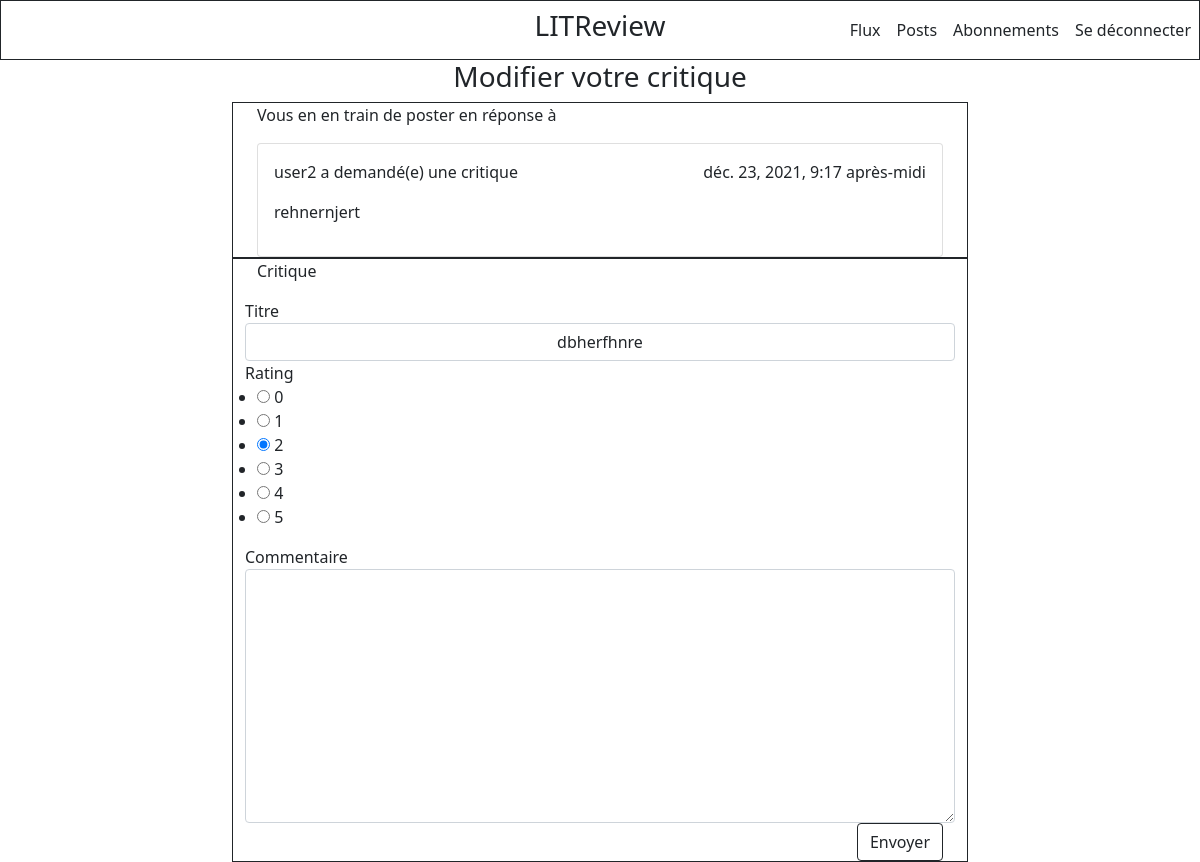
The app's page /review/14/ (signed in) with its own data.
### content/models.py (models this page shows, shortened)
class Ticket(models.Model):
    title = models.CharField(max_length=128)
    description = models.TextField(max_length=2048, blank=True)
    user = models.ForeignKey(to=settings.AUTH_USER_MODEL, on_delete=models.CASCADE)
    time_created = models.DateTimeField(auto_now_add=True)

class Review(models.Model):
    ticket = models.ForeignKey(to=Ticket, on_delete=models.CASCADE)
    rating = models.PositiveSmallIntegerField(
        choices=[(i, i) for i in range(0, 6)],
        validators=[MinValueValidator(0), MaxValueValidator(5)],
    )
    headline = models.CharField(max_length=128)
    body = models.CharField(max_length=8192, blank=True)
    user = models.ForeignKey(to=settings.AUTH_USER_MODEL, on_delete=models.CASCADE)
    time_created = models.DateTimeField(auto_now_add=True)

### accounts/models.py (models this page shows)
class User(AbstractUser):
    class Meta:
        abstract = False

### content/views.py (the view)
# urls.py: path("review/<int:review_id>/", views.review_update, name="review_update"),
@login_required
def review_update(request, review_id):
    review = Review.objects.get(id=review_id)
    ticket = Ticket.objects.get(id=review.ticket_id)
    if request.method == "POST":
        form = ReviewForm(request.POST, instance=review)
        if form.is_valid():
            form.save()
            return redirect("content:posts")
    else:
        form = ReviewForm(instance=review)
    context = {
        "ticket": ticket,
        "form": form,
    }
    return render(request, "content/review_update.html", context)

### content/forms.py
class ReviewForm(forms.ModelForm):
    headline = forms.CharField(
        label="Titre",
        widget=forms.TextInput(
            attrs={
                "class": "form-control",
            }
        ),
    )
    rating = forms.ChoiceField(
        choices=[(i, i) for i in range(0, 6)], widget=forms.RadioSelect()
    )
    body = forms.CharField(
        label="Commentaire",
        widget=forms.Textarea(
            attrs={
                "class": "form-control",
            }
        ),
        required=False,
    )
    class Meta:
        model = Review
        fields = ["headline", "rating", "body"]

### content/Templates/content/review_update.html (shortened to what this page needs)
{% extends 'base.html' %}
{% block content_box_3 %}
<div class="box_3">
     <div class="container">
         <div class="row">
             <div class="col-md-8 mx-auto">
                <form method="post", action="">
                   <h3 class="mx-auto" style="width: 400px;">
                       Modifier votre critique
                   </h3>
                    <div class="container border border-dark">
                        <p>Vous en en train de poster en réponse à</p>
                         <div class="card">
              <div class="card-body">
                <p class="card-text">{{ ticket.user }} a demandé(e) une critique <span style="float:right;">{{ ticket.time_created }}</span></p>
                <p class="card-text">{{ ticket.title }}</p>
              </div>
            </div>
                    </div>
                    <div class="container border border-dark">
                        <p>Critique</p>
                        <div class="row">
                            {{ form.headline.label }}
                            {{ form.headline }}
                            {{ form.rating.label }}
                            {{ form.rating }}
                            {{ form.body.label }}
                            {{ form.body }}
                        </div>
                        <div class="d-grid gap-2 d-md-flex justify-content-md-end">
                            <input type="submit" class="btn btn-outline-dark" value="Envoyer">
                        </div>
                    </div>
                </form>
             </div>
         </div>
     </div>
</div>
{% endblock content_box_3 %}

### LITReview/static/css/style.css (style rules this page uses)
h3, input { text-align: center; }
::placeholder { color: black; }

### records on screen
Ticket: user "user2", time_created "déc. 23, 2021, 9:17 après-midi", title "rehnernjert"
Review: headline "dbherfhnre", rating "☐ 0 ☐ 1 ☑ 2 ☐ 3 ☐ 4 ☐ 5"
